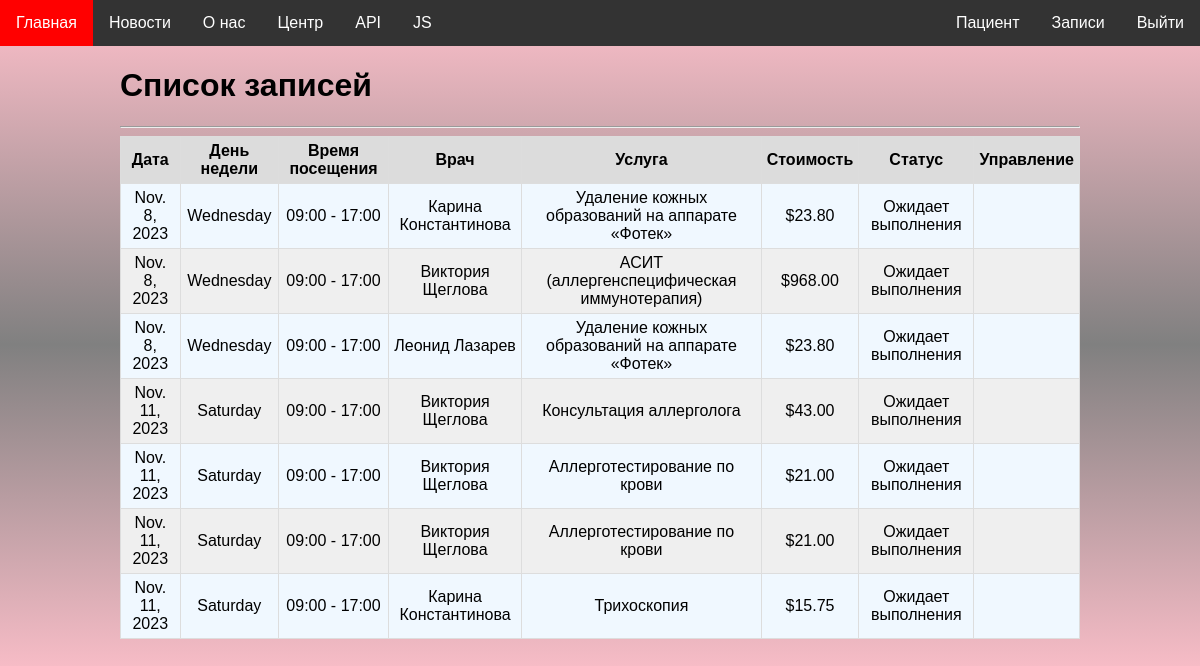
The page /patients/order_list/ (signed in) on the database its author committed.
### orders/models.py (models this page shows)
class Order(models.Model):
    patient = models.ForeignKey(PatientProfile, on_delete=models.CASCADE)
    service = models.ForeignKey(Service, on_delete=models.CASCADE)
    doctor_schedule = models.ForeignKey(DoctorSchedule, on_delete=models.CASCADE)
    promo_code = models.ForeignKey(PromoCode, on_delete=models.SET_NULL, null=True, blank=True)
    status = models.CharField(
        max_length=50,
        choices=[
            ('pending', 'Ожидает выполнения'),
            ('completed', 'Выполнен'),
            ('cancelled', 'Отменен'),
        ],
        default='pending'
    )
    def discounted_price(self):
        if self.promo_code:
            discount = self.promo_code.discount
            return round(self.service.price * (1 - discount / 100), 2)
        return self.service.price

### doctors/models.py (models this page shows, shortened)
class DoctorSchedule(models.Model):
    doctor = models.ForeignKey(DoctorProfile, on_delete=models.CASCADE)
    date = models.DateField(default=date.today() + timedelta(days=1))
    start_time = models.TimeField(default='09:00')
    end_time = models.TimeField(default='17:00')
    created_at = models.DateTimeField(auto_now_add=True)
    updated_at = models.DateTimeField(auto_now=True)
    class Meta:
        unique_together = ('doctor', 'date')

class DoctorProfile(models.Model):
    user = models.OneToOneField(User, on_delete=models.CASCADE)
    specializations = models.ManyToManyField(Specialization)
    experience = models.DateField(null=True, blank=True)
    category = models.ForeignKey(Category, on_delete=models.SET_NULL, null=True, blank=True)
    academic_degree = models.ForeignKey(AcademicDegree, on_delete=models.SET_NULL, null=True, blank=True)
    types = models.ManyToManyField(Type)
    photo = models.ImageField(upload_to='images/doctors/profile_photos', null=True, blank=True)
    phone_number = models.CharField(max_length=17, null=True, blank=True,
                                    help_text="Формат: +375-XX-XXX-XX-XX")
    email = models.EmailField(null=True, blank=True)

### services/models.py (models this page shows, shortened)
class Service(models.Model):
    name = models.CharField(max_length=100)
    subcategory = models.ForeignKey(SubCategory, on_delete=models.CASCADE)
    price = models.FloatField(validators=[MinValueValidator(0.0), MaxValueValidator(999999999)])

class PromoCode(models.Model):
    code = models.CharField(
        max_length=4,
        unique=True,
        validators=[MinLengthValidator(limit_value=4)]
    )
    service = models.ForeignKey(Service, on_delete=models.CASCADE)
    discount = models.IntegerField(validators=[MinValueValidator(1), MaxValueValidator(100)], help_text='скидка в процентах')
    isAvailable = models.BooleanField(default=True)

### patients/views.py (the view)
# urls.py: path('order_list/', order_list, name='patient_order_list'),
def order_list(request):
    orders = Order.objects.filter(Q(patient__user=request.user) &
                                  (Q(status='pending') | Q(status='completed'))
                                  ).order_by('doctor_schedule__date')
    context = {
        'orders': orders,
        'today': date.today()
    }
    logger.info('Displayed order list')
    return render(request, 'patients/order_list.html', context=context)

### website/templatetags/custom_tags.py (called while the page is built)
@register.simple_tag
def current_times():
    return {
        'local_time': datetime.now().strftime("%Y-%m-%d %H:%M:%S"),
        'utc_time':  datetime.now(timezone.utc).strftime("%Y-%m-%d %H:%M:%S"),
        'time_zone': timezone.get_current_timezone()
    }

@register.simple_tag
def date_range(num):
    today = datetime.now()
    date_list = [today + timedelta(days=i) for i in range(num)]
    return date_list

### patients/templates/patients/order_list.html (shortened to what this page needs)
{% extends 'website/base.html' %}
{% block content %}
    <h1>Список записей</h1>
    <hr>
    <table class="table">
        {% if orders %}
        <thead>
            <tr>
                <th>Дата</th>
                <th>День недели</th>
                <th>Время посещения</th>
                <th>Врач</th>
                <th>Услуга</th>
                <th>Стоимость</th>
                <th>Статус</th>
                <th>Управление</th>
            </tr>
        </thead>
        <tbody>
            {% for order in orders %}
            <tr>
                <td>{{ order.doctor_schedule.date }}</td>
                <td>{{ order.doctor_schedule.date|date:"l" }}</td>
                <td>{{ order.doctor_schedule.start_time|date:"H:i" }} - {{ order.doctor_schedule.end_time|date:"H:i" }}</td>
                <td>{{ order.doctor_schedule.doctor.user.get_full_name }}</td>
                <td>{{ order.service.name }}</td>
                <td>${{ order.discounted_price|floatformat:2 }}</td>
                <td>{{ order.get_status_display  }}</td>
                <td>
                </td>
            </tr>
            {% endfor %}
        </tbody>
        {% else %}
            <h3>Пусто</h3>
        {% endif %}
    </table>
{% endblock %}

### website/static/website/css/styles.css (style rules this page uses)
* { font-family: Arial; }
body { padding: 0; margin: 0; }
.table { width: 100%; border-collapse: collapse; text-align: center; vertical-align: middle; }
.table th { font-weight: bold; padding: 5px; background: gainsboro; border: 1px solid #dddddd; }
.table td { border: 1px solid #dddddd; padding: 5px; }
.table tbody tr:nth-child(even) { background-color: #efefef; }
.table tbody tr:nth-child(odd) { background-color: aliceblue; }
body { background-image: linear-gradient(to bottom, rgba(190,255,241), rgba(208,208,255), rgba(190,255,241)); transition: background-color 2s; }
@media (max-width: 1280px) or (max-height: 720px) { body { background-image: linear-gradient(to top, pink, gray, pink); } }

### rows shown on the page
Order: doctor_schedule "Nov. 8, 2023", doctor_schedule "Wednesday", doctor_schedule.start_time "09:00", doctor_schedule.end_time "17:00", doctor_schedule.doctor.user.get_full_name "Карина Константинова", service.name "Удаление кожных образований на аппарате «Фотек»", discounted_price "23.80", status "Ожидает выполнения"
Order: doctor_schedule "Nov. 8, 2023", doctor_schedule "Wednesday", doctor_schedule.start_time "09:00", doctor_schedule.end_time "17:00", doctor_schedule.doctor.user.get_full_name "Виктория Щеглова", service.name "АСИТ (аллергенспецифическая иммунотерапия)", discounted_price "968.00", status "Ожидает выполнения"
Order: doctor_schedule "Nov. 8, 2023", doctor_schedule "Wednesday", doctor_schedule.start_time "09:00", doctor_schedule.end_time "17:00", doctor_schedule.doctor.user.get_full_name "Леонид Лазарев", service.name "Удаление кожных образований на аппарате «Фотек»", discounted_price "23.80", status "Ожидает выполнения"
Order: doctor_schedule "Nov. 11, 2023", doctor_schedule "Saturday", doctor_schedule.start_time "09:00", doctor_schedule.end_time "17:00", doctor_schedule.doctor.user.get_full_name "Виктория Щеглова", service.name "Консультация аллерголога", discounted_price "43.00", status "Ожидает выполнения"
Order: doctor_schedule "Nov. 11, 2023", doctor_schedule "Saturday", doctor_schedule.start_time "09:00", doctor_schedule.end_time "17:00", doctor_schedule.doctor.user.get_full_name "Виктория Щеглова", service.name "Аллерготестирование по крови", discounted_price "21.00", status "Ожидает выполнения"
Order: doctor_schedule "Nov. 11, 2023", doctor_schedule "Saturday", doctor_schedule.start_time "09:00", doctor_schedule.end_time "17:00", doctor_schedule.doctor.user.get_full_name "Виктория Щеглова", service.name "Аллерготестирование по крови", discounted_price "21.00", status "Ожидает выполнения"
Order: doctor_schedule "Nov. 11, 2023", doctor_schedule "Saturday", doctor_schedule.start_time "09:00", doctor_schedule.end_time "17:00", doctor_schedule.doctor.user.get_full_name "Карина Константинова", service.name "Трихоскопия", discounted_price "15.75", status "Ожидает выполнения"
